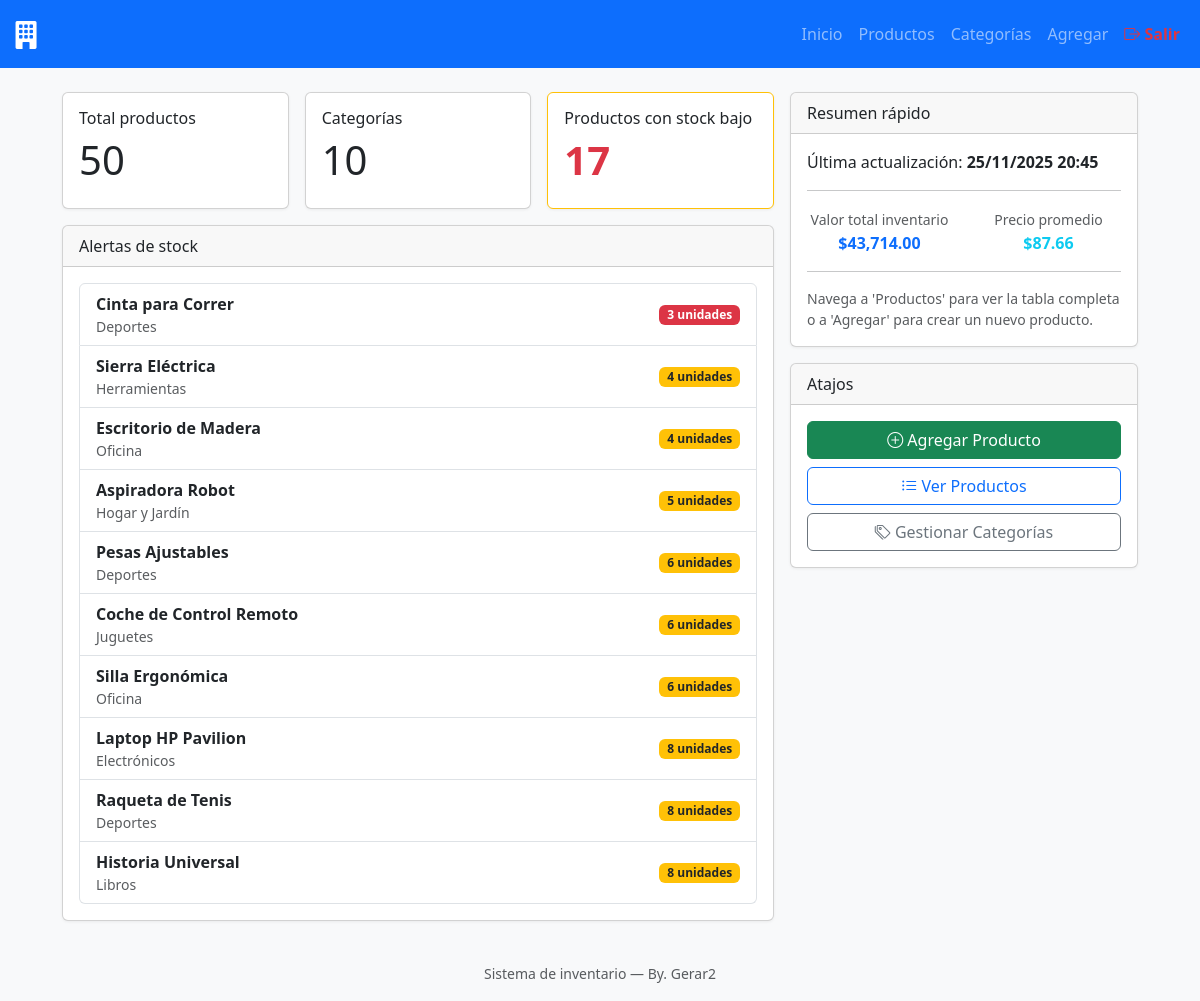
The page /src/views/home.php (signed in) on the database its author committed.
### tables this page shows
CREATE TABLE Productos(
    id INT PRIMARY KEY AUTO_INCREMENT,
    nombre VARCHAR(100) NOT NULL,
    id_categoria INT,
    stock INT DEFAULT 0,
    precio DECIMAL,
    FOREIGN KEY(id_categoria) REFERENCES Categorias(id)
);

### src/views/home.php (the view, shortened to what this page needs)
<?php
    include '../php/conexion.php';
?>
<!DOCTYPE html>
<html lang="es">
<head>
    <link rel="stylesheet" href="assets/css/styles.css">
    <link rel="stylesheet" href="https://cdn.jsdelivr.net/npm/bootstrap@5.3.8/dist/css/bootstrap.min.css">
    <link rel="stylesheet" href="https://cdn.jsdelivr.net/npm/bootstrap-icons@1.11.0/font/bootstrap-icons.css">
    <head>
        <link href="https://cdn.jsdelivr.net/npm/bootstrap@5.3.2/dist/css/bootstrap.min.css" rel="stylesheet">
        <link rel="stylesheet" href="assets/css/styles.css">
    </head>
    <body class="d-flex flex-column min-vh-100">
        <nav class="navbar navbar-expand-lg navbar-dark bg-primary">
            <div class="container-fluid">
                <a class="navbar-brand" href="home.html">
                    <i class="bi bi-building-fill fs-3"></i>
                </a>
                <div class="collapse navbar-collapse" id="navMain">
                    <ul class="navbar-nav ms-auto mb-2 mb-lg-0">
                        <li class="nav-item"><a class="nav-link" href="home.php">Inicio</a></li>
                        <li class="nav-item"><a class="nav-link" href="productos.php">Productos</a></li>
                        <li class="nav-item"><a class="nav-link" href="categorias.php">Categorías</a></li>
                        <li class="nav-item"><a class="nav-link" href="agregarProducto.html">Agregar</a></li>
                        <li class="nav-item"><a class="nav-link text-danger" href="../../includes/sesion.php?action=logout"><i class="bi bi-box-arrow-right"></i> Salir</a></li>
                    </ul>
                </div>
            </div>
        </nav>
        <?php
            $consultaTotal = "SELECT COUNT(*) as total FROM Productos";
            $stmtTotal = mysqli_query($conexion, $consultaTotal);
            $totalProductos = mysqli_fetch_array($stmtTotal)['total'];
            $consultaCategorias = "SELECT COUNT(*) as total FROM Categorias";
            $stmtCategorias = mysqli_query($conexion, $consultaCategorias);
            $totalCategorias = mysqli_fetch_array($stmtCategorias)['total'];
            $consultaStockBajo = "SELECT COUNT(*) as total FROM Productos WHERE stock <= 10";
            $stmtStockBajo = mysqli_query($conexion, $consultaStockBajo);
            $productosStockBajo = mysqli_fetch_array($stmtStockBajo)['total'];
            $categorias = array();
            $consultaCat = "SELECT id, nombre FROM Categorias";
            $stmtCat = mysqli_query($conexion, $consultaCat);
            while($cat = mysqli_fetch_array($stmtCat)){
                $categorias[$cat['id']] = $cat['nombre'];
            }
            $consultaAlertas = "SELECT * FROM Productos WHERE stock <= 10 ORDER BY stock ASC LIMIT 10";
            $stmtAlertas = mysqli_query($conexion, $consultaAlertas);
        ?>
        <main class="container my-4">
            <div class="row g-3">
                <div class="col-12 col-lg-8">
                    <div class="row g-3">
                        <div class="col-12 col-md-4">
                            <div class="card h-100">
                                <div class="card-body d-flex flex-column">
                                    <h6 class="card-title">Total productos</h6>
                                    <h3 class="display-6 mt-auto"><?php echo $totalProductos; ?></h3>
                                </div>
                            </div>
                        </div>
                        <div class="col-12 col-md-4">
                            <div class="card h-100">
                                <div class="card-body d-flex flex-column">
                                    <h6 class="card-title">Categorías</h6>
                                    <h3 class="display-6 mt-auto"><?php echo $totalCategorias; ?></h3>
                                </div>
                            </div>
                        </div>
                        <div class="col-12 col-md-4">
                            <div class="card h-100 border-warning">
                                <div class="card-body d-flex flex-column">
                                    <h6 class="card-title">Productos con stock bajo</h6>
                                    <h3 class="display-6 text-danger mt-auto"><?php echo $productosStockBajo; ?></h3>
                                </div>
                            </div>
                        </div>
                    </div>
                    <section class="mt-3">
                        <div class="card">
                            <div class="card-header">Alertas de stock</div>
                            <div class="card-body">
                                <?php if(mysqli_num_rows($stmtAlertas) > 0): ?>
                                    <ul class="list-group">
                                        <?php while($alerta = mysqli_fetch_array($stmtAlertas)):
                                            $badgeClass = '';
                                            $textoUnidades = '';
                                            if($alerta['stock'] <= 3){
                                                $badgeClass = 'bg-danger';
                                                $textoUnidades = $alerta['stock'] . ($alerta['stock'] == 1 ? ' unidad' : ' unidades');
                                            } elseif($alerta['stock'] <= 10){
                                                $badgeClass = 'bg-warning text-dark';
                                                $textoUnidades = $alerta['stock'] . ' unidades';
                                            }
                                        ?>
                                            <li class="list-group-item d-flex justify-content-between align-items-center">
                                                <div>
                                                    <strong><?php echo $alerta['nombre']; ?></strong>
                                                    <small class="text-muted d-block">
                                                        <?php echo isset($categorias[$alerta['id_categoria']]) ? $categorias[$alerta['id_categoria']] : 'Sin categoría'; ?>
                                                    </small>
                                                </div>
                                                <span class="badge <?php echo $badgeClass; ?>"><?php echo $textoUnidades; ?></span>
                                            </li>
                                        <?php endwhile; ?>
                                    </ul>
                                <?php else: ?>
                                    <div class="alert alert-success mb-0">
                                        <i class="bi bi-check-circle"></i> ¡Excelente! Todos los productos tienen stock suficiente.
                                    </div>
                                <?php endif; ?>
                            </div>
                        </div>
                    </section>
                </div>
                <aside class="col-12 col-lg-4">
                    <div class="card mb-3">
                        <div class="card-header">Resumen rápido</div>
                        <div class="card-body">
                            <?php
                                $consultaValorTotal = "SELECT SUM(stock * precio) as valor_total FROM Productos";
                                $stmtValor = mysqli_query($conexion, $consultaValorTotal);
                                $valorInventario = mysqli_fetch_array($stmtValor)['valor_total'];
                                $consultaPromedio = "SELECT AVG(precio) as precio_promedio FROM Productos";
                                $stmtPromedio = mysqli_query($conexion, $consultaPromedio);
                                $precioPromedio = mysqli_fetch_array($stmtPromedio)['precio_promedio'];
                            ?>
                            <p class="mb-1">Última actualización: <strong><?php echo date('d/m/Y H:i'); ?></strong></p>
                            <hr>
                            <div class="row text-center">
                                <div class="col-6">
                                    <small class="text-muted">Valor total inventario</small>
                                    <div class="fw-bold text-primary">$<?php echo number_format($valorInventario, 2); ?></div>
                                </div>
                                <div class="col-6">
                                    <small class="text-muted">Precio promedio</small>
                                    <div class="fw-bold text-info">$<?php echo number_format($precioPromedio, 2); ?></div>
                                </div>
                            </div>
                            <hr>
                            <p class="small text-muted mb-0">Navega a 'Productos' para ver la tabla completa o a 'Agregar' para crear un nuevo producto.</p>
                        </div>
                    </div>
                    <div class="card">
                        <div class="card-header">Atajos</div>
                        <div class="card-body d-grid gap-2">
                            <a href="agregarProducto.html" class="btn btn-success">
                                <i class="bi bi-plus-circle"></i> Agregar Producto
                            </a>
                            <a href="productos.php" class="btn btn-outline-primary">
                                <i class="bi bi-list-ul"></i> Ver Productos
                            </a>
                            <a href="categorias.html" class="btn btn-outline-secondary">
                                <i class="bi bi-tags"></i> Gestionar Categorías
                            </a>
                        </div>
                    </div>
                </aside>
            </div>
        </main>
        <footer class="text-center py-3 mt-auto">
            <small class="text-muted">Sistema de inventario — By. Gerar2</small>
        </footer>
    </body>
</html>

### assets/css/styles.css (style rules this page uses)
body { background-color: #f8f9fa; }
.card { box-shadow: 0 1px 3px rgba(0,0,0,0.06); }
.text-danger { font-weight: 600; }
@media (min-width: 992px) { main.container { max-width: 1100px; } }

### rows shown on the page
productos: nombre "Cinta para Correr", id_categoria "Deportes", stock "3 unidades"
productos: nombre "Sierra Eléctrica", id_categoria "Herramientas", stock "4 unidades"
productos: nombre "Escritorio de Madera", id_categoria "Oficina", stock "4 unidades"
productos: nombre "Aspiradora Robot", id_categoria "Hogar y Jardín", stock "5 unidades"
productos: nombre "Pesas Ajustables", id_categoria "Deportes", stock "6 unidades"
productos: nombre "Coche de Control Remoto", id_categoria "Juguetes", stock "6 unidades"
productos: nombre "Silla Ergonómica", id_categoria "Oficina", stock "6 unidades"
productos: nombre "Laptop HP Pavilion", id_categoria "Electrónicos", stock "8 unidades"
productos: nombre "Raqueta de Tenis", id_categoria "Deportes", stock "8 unidades"
productos: nombre "Historia Universal", id_categoria "Libros", stock "8 unidades"

### other values the page prints
$totalProductos "50"
$totalCategorias "10"
$productosStockBajo "17"
$valorInventario "43,714.00"
$precioPromedio "87.66"
